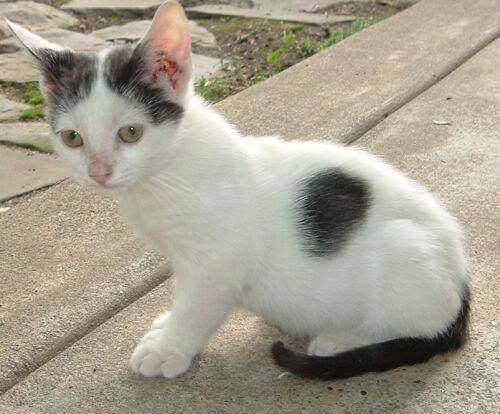
#> input picture images/cat.jpg, 500 x 414 px
$ python '图片镜像.py'
#> lines starting #> are read from the running program, lines starting #| are printed output that depends on the picture; after the words box and inside, x2 and y2 are one past the last pixel; in counts of white or black regions, pixels touching at a corner belong together
import cv2
import numpy as np

img = cv2.imread("images/cat.jpg", 1)
#> img is the input picture: shape (414, 500, 3); mean B, G, R 144.3, 159.9, 165.9
cv2.imshow("0", img)
imgInfo = img.shape
#> imgInfo = (414, 500, 3)
height = imgInfo[0]
#> height = 414
width = imgInfo[1]
#> width = 500
deep = imgInfo[2]
#> deep = 3
newImgInfo = (height*2, width, deep)
#> newImgInfo = (828, 500, 3)
# 创建一个三维矩阵
dst = np.zeros(newImgInfo, np.uint8)
print(dst)
#> (printed output is left out)
for i in range(0, height):
    for j in range(0, width):
        dst[i, j] = img[i, j]
        dst[height*2-1-i, j] = img[i, j]
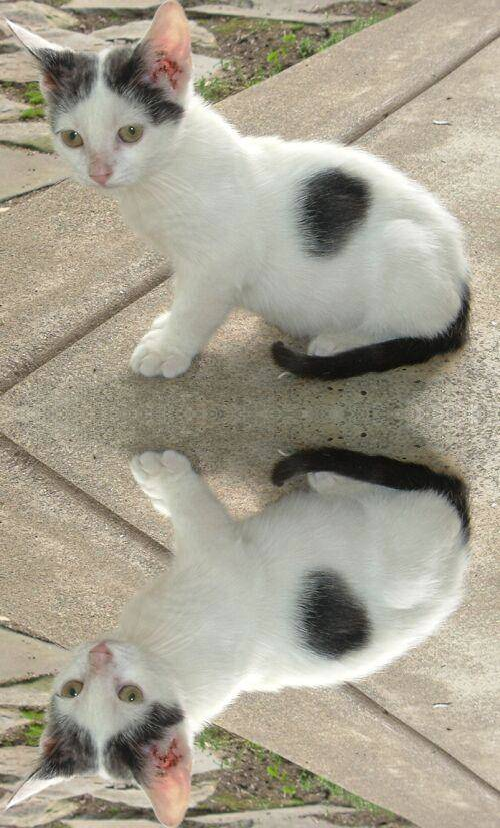
#> dst: shape (828, 500, 3); mean B, G, R 144.3, 159.9, 165.9
for i in range(0, width):
    dst[height, i] = (0, 0, 255)
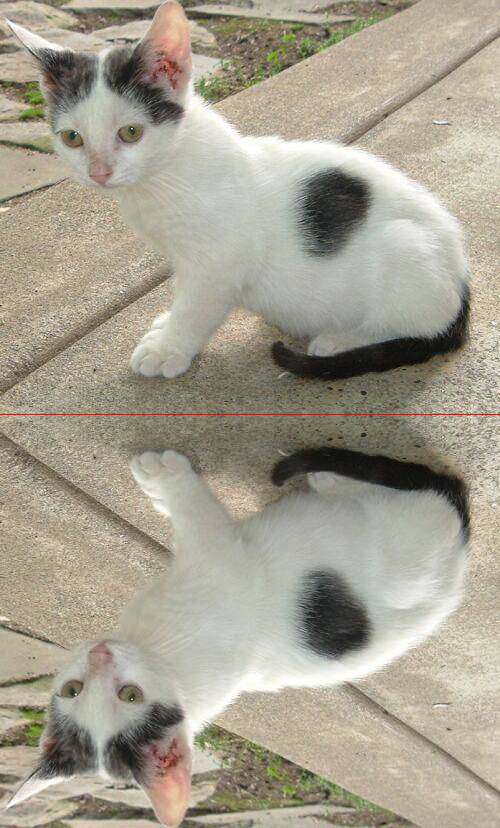
#> dst: shape (828, 500, 3); 0.12% of pixels changed, all inside (x1, y1, x2, y2) = (0, 414, 500, 415)
cv2.imshow("1", dst)
cv2.waitKey(0)
